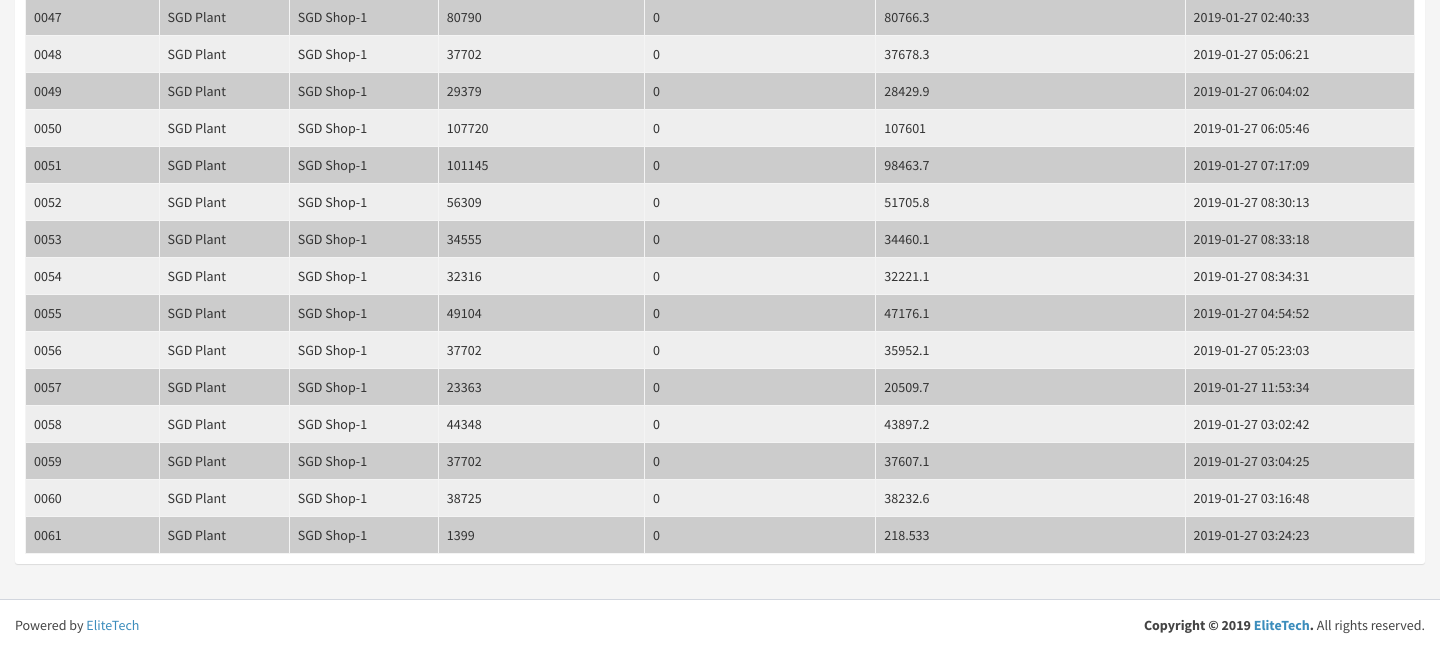
The app's page /reports_purchases.php (signed in, lower part), older data.
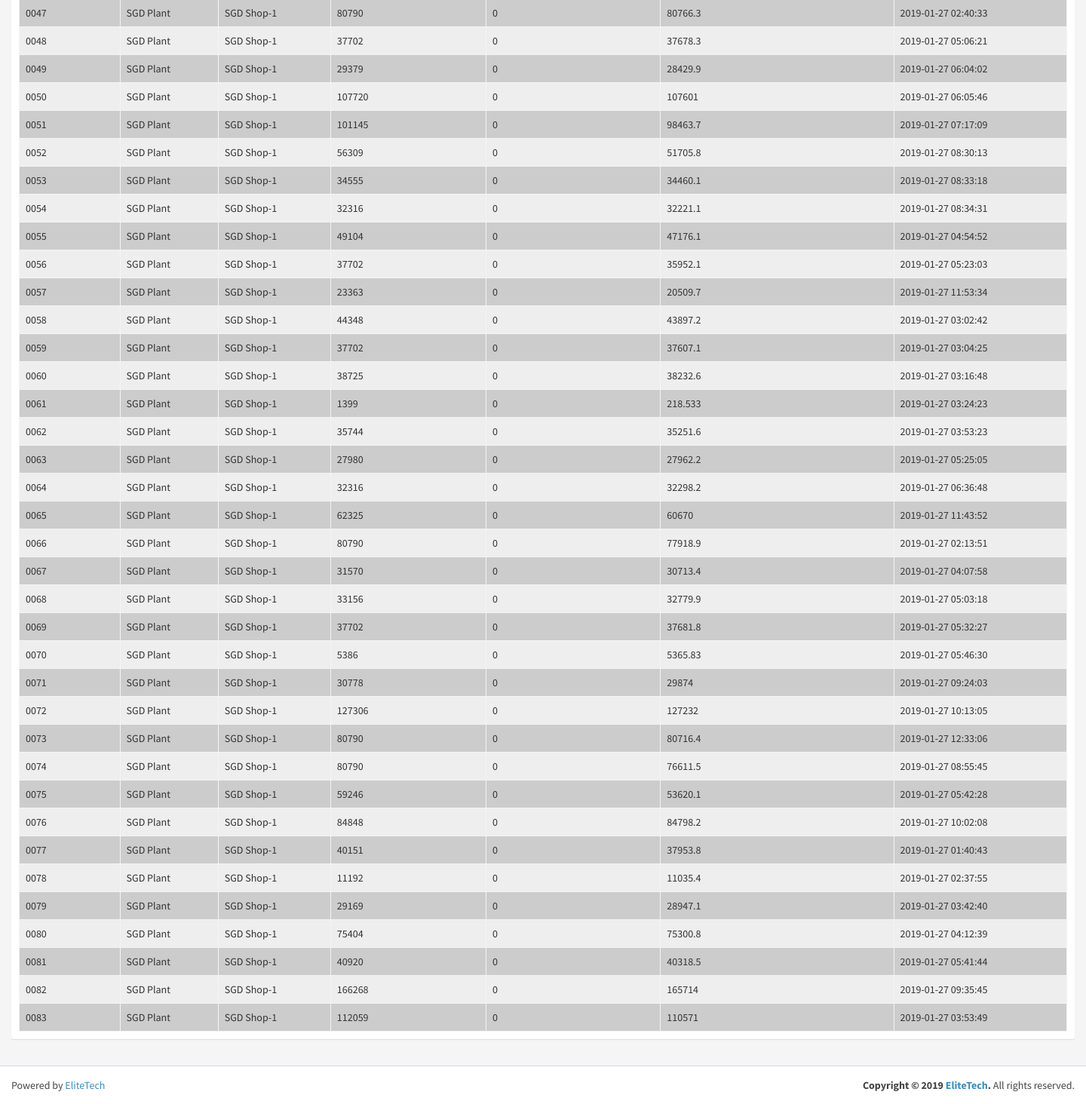
The same page, newer data.
### tables this page shows
CREATE TABLE `purchases` (
  `ID` int(11) NOT NULL AUTO_INCREMENT,
  `ShopID` int(11) NOT NULL,
  `GasRate` float NOT NULL,
  `Total` float NOT NULL,
  `Paid` float NOT NULL,
  `Balance` float NOT NULL,
  `Unpaid` float NOT NULL,
  `RefNum` text NOT NULL,
  `Note` text NOT NULL,
  `PerformedBy` int(11) NOT NULL,
  `DateAdded` datetime NOT NULL,
  `DateModified` datetime NOT NULL,
  PRIMARY KEY (`ID`)
);

CREATE TABLE `users` (
  `ID` int(11) NOT NULL AUTO_INCREMENT,
  `Username` text NOT NULL,
  `Password` text NOT NULL,
  `RoleID` int(11) NOT NULL,
  `Image` text NOT NULL,
  `Name` text NOT NULL,
  `Number` text NOT NULL,
  `Email` text NOT NULL,
  `Address` text NOT NULL,
  `Commercial` int(11) NOT NULL,
  `Balance` float NOT NULL,
  `Credit` float NOT NULL,
  `ShopID` int(11) NOT NULL,
  `PlantID` int(11) NOT NULL,
  `CreditLimit` float NOT NULL,
  `SendSMS` int(11) NOT NULL,
  `Remarks` text NOT NULL,
  `SecurityDeposite` float NOT NULL,
  `Status` int(11) NOT NULL,
  `PerformedBy` int(11) NOT NULL,
  `LastLogin` datetime NOT NULL,
  `LastActivity` datetime NOT NULL,
  `DateModified` datetime NOT NULL,
  `DateAdded` datetime NOT NULL,
  PRIMARY KEY (`ID`)
);

### common.php (called while the page is built, shortened)
<?php
global $dbh;
if (!function_exists('mysql_connect')) {
    $GLOBALS['dbglobal'] = mysqli_connect(DB_HOST, DB_USERNAME, DB_PASSWORD);
    if (mysqli_connect_errno()) {
        printf("Could not connect to the database because: %s\n", mysqli_connect_error());
        exit();
    } else {
        mysqli_select_db($GLOBALS['dbglobal'], DB_NAME);
    }
} else {
    $dbh = mysql_connect(DB_HOST, DB_USERNAME, DB_PASSWORD) or die ('Could not connect to the database because: ' . mysql_error());
}
function dbinput($string, $allow_html = false)
{
    global $dbh;
    if ($allow_html == false)
        $string = strip_tags($string);
    if (function_exists('mysql_real_escape_string'))
        return mysql_real_escape_string($string, $dbh);
    elseif (function_exists('mysqli_real_escape_string'))
        return mysqli_real_escape_string($GLOBALS['dbglobal'], $string);
    elseif (function_exists('mysql_escape_string'))
        return mysql_escape_string($string);
    elseif (function_exists('mysqli_escape_string'))
        return mysqli_escape_string($GLOBALS['dbglobal'], $string);
    return dbinput($string);
}
function getValue($Table, $Col, $Key, $Val)
{
    $quer = "SELECT " . dbinput($Col) . " FROM " . dbinput($Table) . " WHERE " . dbinput($Key) . "='" . dbinput($Val) . "'";
    $r = mysql_query($quer);
    if (mysql_num_rows($r) > 0) {
        $res = mysql_fetch_array($r);
        $ans = $res[dbinput($Col)];
    } else
        $ans = "";
    return $ans;
}

### reports_purchases.php (the view, shortened to what this page needs)
<?php include("common.php"); ?>
<?php include("checkadminlogin.php");
$TotalFrom = "";
$TotalTo = "";
$DateAddedFrom = "";
$DateAddedTo = "";
$PlantID = $_SESSION["RoleID"] == ROLE_ID_ADMIN ? array() : ($_SESSION["RoleID"] == ROLE_ID_PLANT ? $_SESSION["ID"] : array($_SESSION["PlantID"]));
$ShopID = $_SESSION["RoleID"] == ROLE_ID_SHOP ? array($_SESSION["ID"]) : array();
$sql = "SELECT p.ID, p.ShopID, s.Name AS ShopName, s.PlantID, p.Total, p.Balance, p.ShopID, p.Paid, p.Unpaid, p.RefNum, p.Note, p.DateAdded, p.DateModified FROM purchases p LEFT JOIN users s ON p.ShopID=s.ID WHERE p.ID <> 0 " .
    ($TotalFrom != "" ? " AND p.Total >= " . $TotalFrom : " ") .
    ($TotalTo != "" ? " AND p.Total <= " . $TotalTo : " ") .
    ($DateAddedFrom != "" ? " AND p.DateAdded >= '" . $DateAddedFrom. " 00:00:00' " : " ") .
    ($DateAddedTo != "" ? " AND p.DateAdded <= '" . $DateAddedTo. " 23:59:59' " : " ") .
    (!empty($PlantID) ? " AND s.PlantID IN (" . implode(",", $PlantID) . ") " : " ") .
    (!empty($ShopID) ? " AND p.ShopID IN (" . implode(",", $ShopID) . ") " : " ") .
    ($_SESSION["RoleID"] == ROLE_ID_SHOP ? " AND p.ShopID = '" . $_SESSION["ID"]. "' " : " ") .
    " ";
$resource = mysql_query($sql) or die(mysql_error());
?>
<!DOCTYPE html>
<html>
<head>
    <link rel="stylesheet" href="plugins/select2/select2.min.css">
    <link rel="stylesheet" href="bootstrap/css/bootstrap.min.css">
    <link rel="stylesheet" href="dist/css/font-awesome.min.css">
    <link rel="stylesheet" href="dist/css/ionicons.min.css">
    <link rel="stylesheet" href="dist/css/AdminLTE.min.css">
    <link rel="stylesheet" href="dist/css/skins/skin-blue.min.css">
</head>
<body class="hold-transition skin-blue sidebar-collapse">
<div class="wrapper">
    <div class="content-wrapper">
        <section class="content">
            <div class="row">
                <div class="col-xs-12">
                    <div class="box">
                        <div class="box-body table-responsive">
                            <table id="example1" class="table table-bordered table-striped">
                                <tbody>
                                <?php $i = 1;
                                while ($row = mysql_fetch_array($resource)) {
                                ?>
                                <tr style="background-color: <?php echo $i % 2 == 0 ? '#eee' : '#ccc'; ?>">
                                    <td><?php echo sprintf('%04u', $row["ID"]); ?></td>
                                    <td><?php echo getValue('users', 'Name', 'ID', $row["PlantID"]); ?></td>
                                    <td><?php echo $row["ShopName"]; ?></td>
                                    <td><?php echo $row["Total"]; ?></td>
                                    <td><?php echo $row["Paid"]; ?></td>
                                    <td><?php echo $row["Unpaid"]; ?></td>
                                    <td><?php echo $row["DateAdded"]; ?></td>
                                </tr>
                                <?php
                                    $i++;
                                }
                                ?>
                                </tbody>
                            </table>
                        </div>
                    </div>
                </div>
            </div>
        </section>
        <?php include ("footer.php"); ?>
    </div>
</div>
<link rel="stylesheet" href="dist/css/jquery.dataTables.min.css">
<link rel="stylesheet" href="dist/css/buttons.dataTables.min.css">
</body>
</html>

### footer.php (shortened to what this page needs)
<footer class="main-footer">
        <div class="pull-right hidden-xs">
        <strong>Copyright &copy; <?php echo date('Y'); ?> <a href="http://www.elitetech.ae">EliteTech</a>.</strong> All rights reserved.
        </div>
          Powered by <a href="http://www.elitetech.ae">EliteTech</a>
      </footer>

Row changes from the older to the newer data that the page shows:
added purchases: ID "0062", PlantID "SGD Plant", users.Name "SGD Shop-1", Total "35744", Paid "0", Unpaid "35251.6", DateAdded "2019-01-27 03:53:23"
added purchases: ID "0063", PlantID "SGD Plant", users.Name "SGD Shop-1", Total "27980", Paid "0", Unpaid "27962.2", DateAdded "2019-01-27 05:25:05"
added purchases: ID "0064", PlantID "SGD Plant", users.Name "SGD Shop-1", Total "32316", Paid "0", Unpaid "32298.2", DateAdded "2019-01-27 06:36:48"
added purchases: ID "0065", PlantID "SGD Plant", users.Name "SGD Shop-1", Total "62325", Paid "0", Unpaid "60670", DateAdded "2019-01-27 11:43:52"
added purchases: ID "0066", PlantID "SGD Plant", users.Name "SGD Shop-1", Total "80790", Paid "0", Unpaid "77918.9", DateAdded "2019-01-27 02:13:51"
added purchases: ID "0067", PlantID "SGD Plant", users.Name "SGD Shop-1", Total "31570", Paid "0", Unpaid "30713.4", DateAdded "2019-01-27 04:07:58"
added purchases: ID "0068", PlantID "SGD Plant", users.Name "SGD Shop-1", Total "33156", Paid "0", Unpaid "32779.9", DateAdded "2019-01-27 05:03:18"
added purchases: ID "0069", PlantID "SGD Plant", users.Name "SGD Shop-1", Total "37702", Paid "0", Unpaid "37681.8", DateAdded "2019-01-27 05:32:27"
added purchases: ID "0070", PlantID "SGD Plant", users.Name "SGD Shop-1", Total "5386", Paid "0", Unpaid "5365.83", DateAdded "2019-01-27 05:46:30"
added purchases: ID "0071", PlantID "SGD Plant", users.Name "SGD Shop-1", Total "30778", Paid "0", Unpaid "29874", DateAdded "2019-01-27 09:24:03"
added purchases: ID "0072", PlantID "SGD Plant", users.Name "SGD Shop-1", Total "127306", Paid "0", Unpaid "127232", DateAdded "2019-01-27 10:13:05"
added purchases: ID "0073", PlantID "SGD Plant", users.Name "SGD Shop-1", Total "80790", Paid "0", Unpaid "80716.4", DateAdded "2019-01-27 12:33:06"
added purchases: ID "0074", PlantID "SGD Plant", users.Name "SGD Shop-1", Total "80790", Paid "0", Unpaid "76611.5", DateAdded "2019-01-27 08:55:45"
added purchases: ID "0075", PlantID "SGD Plant", users.Name "SGD Shop-1", Total "59246", Paid "0", Unpaid "53620.1", DateAdded "2019-01-27 05:42:28"
added purchases: ID "0076", PlantID "SGD Plant", users.Name "SGD Shop-1", Total "84848", Paid "0", Unpaid "84798.2", DateAdded "2019-01-27 10:02:08"
added purchases: ID "0077", PlantID "SGD Plant", users.Name "SGD Shop-1", Total "40151", Paid "0", Unpaid "37953.8", DateAdded "2019-01-27 01:40:43"
added purchases: ID "0078", PlantID "SGD Plant", users.Name "SGD Shop-1", Total "11192", Paid "0", Unpaid "11035.4", DateAdded "2019-01-27 02:37:55"
added purchases: ID "0079", PlantID "SGD Plant", users.Name "SGD Shop-1", Total "29169", Paid "0", Unpaid "28947.1", DateAdded "2019-01-27 03:42:40"
added purchases: ID "0080", PlantID "SGD Plant", users.Name "SGD Shop-1", Total "75404", Paid "0", Unpaid "75300.8", DateAdded "2019-01-27 04:12:39"
added purchases: ID "0081", PlantID "SGD Plant", users.Name "SGD Shop-1", Total "40920", Paid "0", Unpaid "40318.5", DateAdded "2019-01-27 05:41:44"
added purchases: ID "0082", PlantID "SGD Plant", users.Name "SGD Shop-1", Total "166268", Paid "0", Unpaid "165714", DateAdded "2019-01-27 09:35:45"
added purchases: ID "0083", PlantID "SGD Plant", users.Name "SGD Shop-1", Total "112059", Paid "0", Unpaid "110571", DateAdded "2019-01-27 03:53:49"
